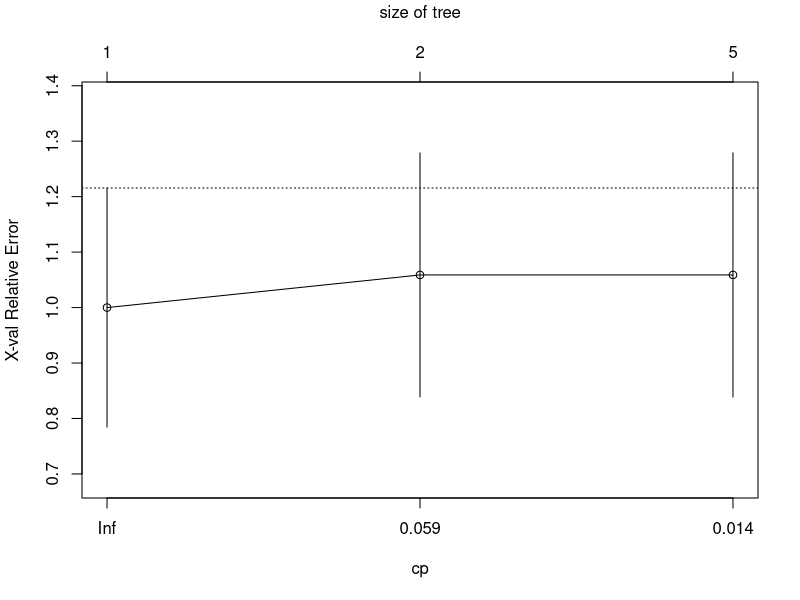
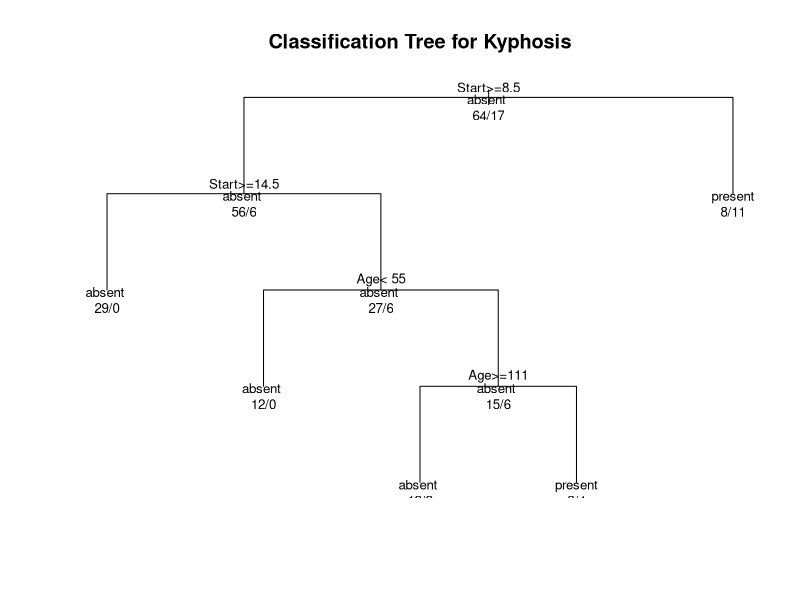

These figures' R source, in order:
library(rpart)

# grow tree
fit <- rpart(Kyphosis ~ Age + Number + Start,
   method="class", data=kyphosis)

printcp(fit) # display the results
plotcp(fit) # visualize cross-validation results
summary(fit) # detailed summary of splits

# plot tree
plot(fit, uniform=TRUE,
   main="Classification Tree for Kyphosis")
text(fit, use.n=TRUE, all=TRUE, cex=.8)